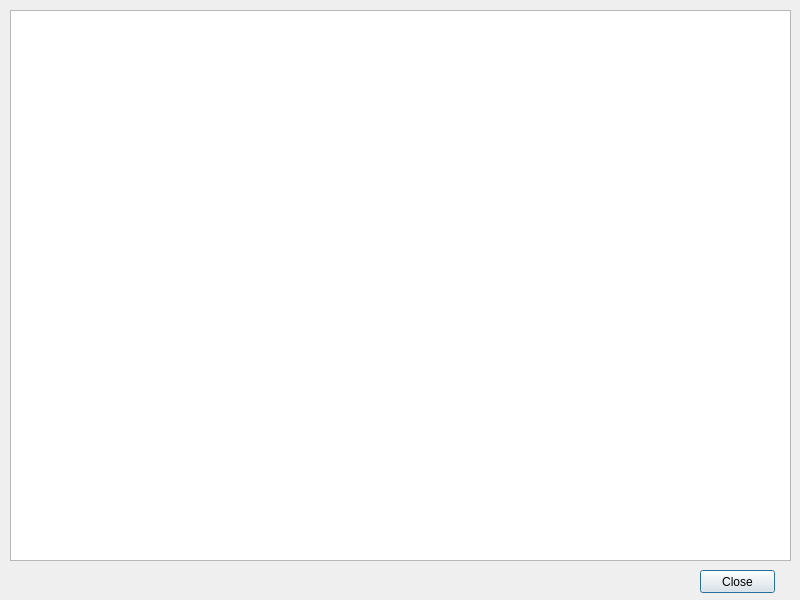
<?xml version="1.0" encoding="UTF-8"?>
<ui version="4.0">
 <class>help</class>
 <widget class="QDialog" name="help">
  <property name="geometry">
   <rect>
    <x>0</x>
    <y>0</y>
    <width>800</width>
    <height>600</height>
   </rect>
  </property>
  <property name="windowTitle">
   <string>cReports - help</string>
  </property>
  <property name="modal">
   <bool>true</bool>
  </property>
  <widget class="QTextBrowser" name="helpTxt">
   <property name="geometry">
    <rect>
     <x>10</x>
     <y>10</y>
     <width>781</width>
     <height>551</height>
    </rect>
   </property>
   <property name="autoFillBackground">
    <bool>true</bool>
   </property>
  </widget>
  <widget class="QPushButton" name="closeBtn">
   <property name="geometry">
    <rect>
     <x>700</x>
     <y>570</y>
     <width>75</width>
     <height>23</height>
    </rect>
   </property>
   <property name="text">
    <string>Close</string>
   </property>
   <property name="icon">
    <iconset>
     <normaloff>exit.png</normaloff>exit.png</iconset>
   </property>
  </widget>
 </widget>
 <resources/>
 <connections/>
</ui>
